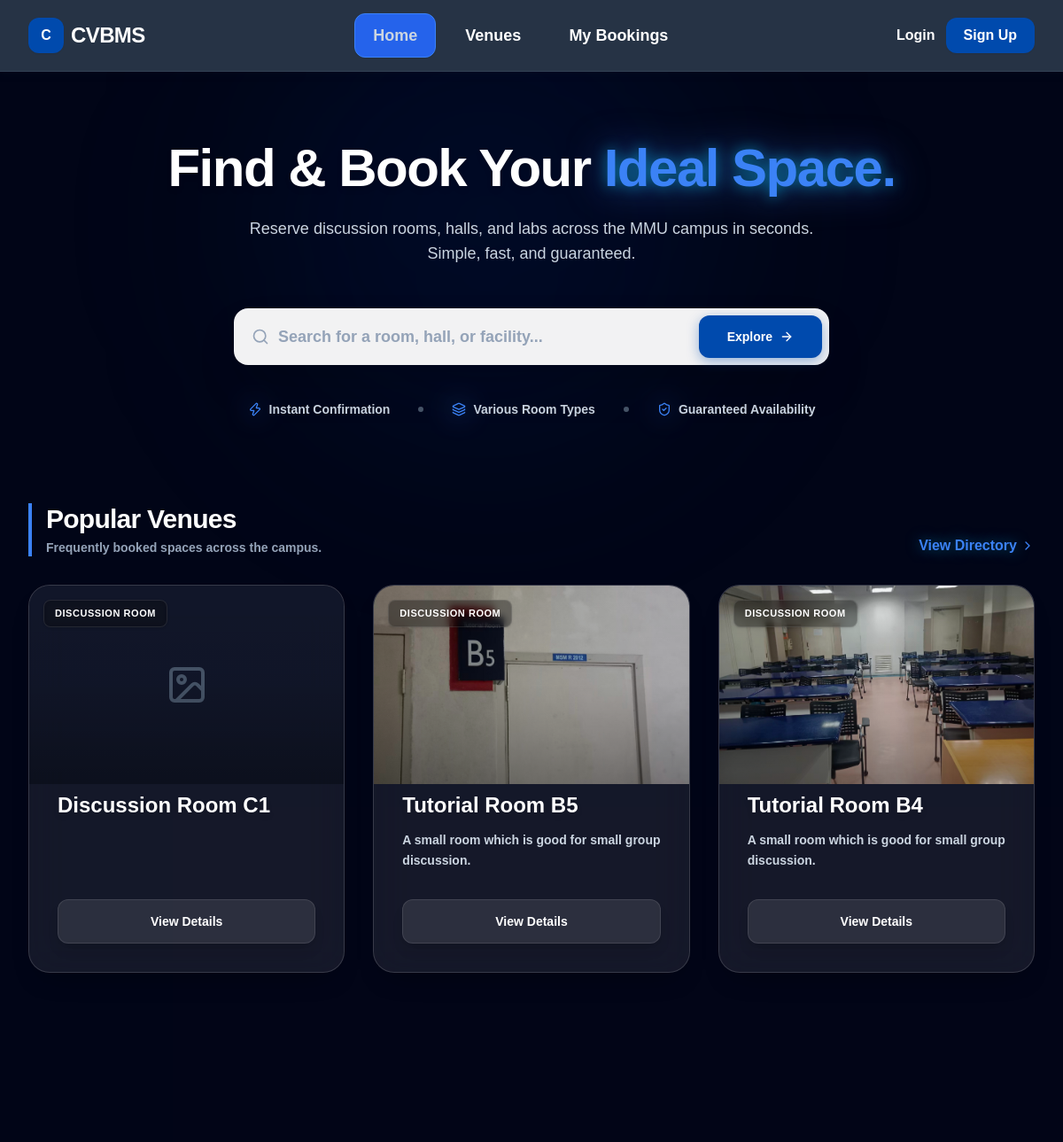
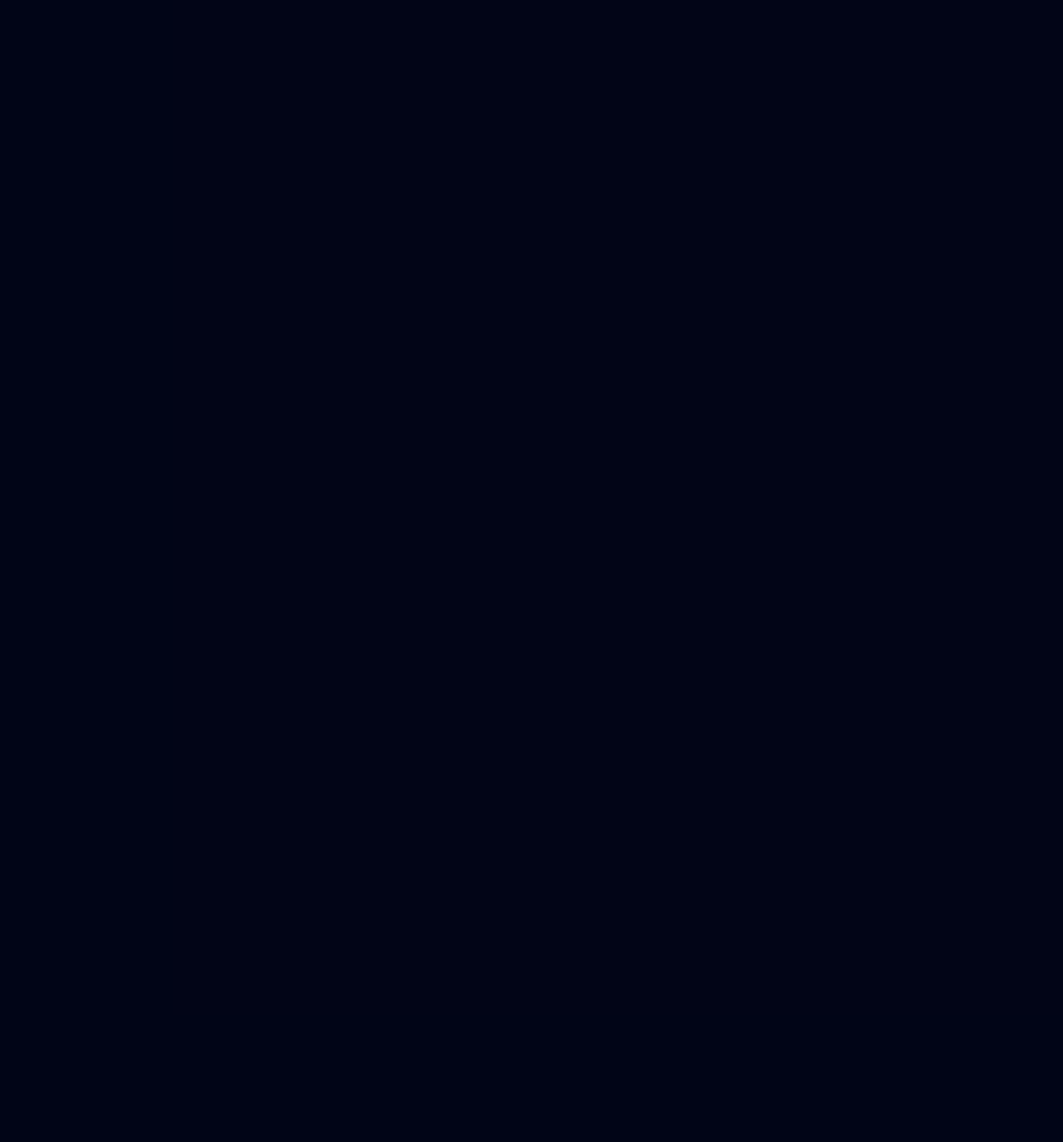
The page /User/homepage.php on the database its author committed (2 pictures, top to bottom).
### tables this page shows
CREATE TABLE `venue` (
  `vid` varchar(10) NOT NULL,
  `vname` varchar(100) NOT NULL,
  `vcid` int(11) NOT NULL,
  `max_cap` int(10) UNSIGNED NOT NULL,
  `deposit` decimal(10,2) UNSIGNED NOT NULL,
  `status` enum('available','maintenance','closed') NOT NULL DEFAULT 'available',
  `description` text NOT NULL
);

CREATE TABLE `vcategory` (
  `vcid` int(11) NOT NULL,
  `category` varchar(50) NOT NULL,
  `description` text NOT NULL
);

### User/homepage.php (the view, shortened to what this page needs)
<?php
require_once __DIR__ . '/../config/db.php';
$sql = "SELECT v.vid, v.vname, v.vcid, v.description,
               vc.category,
               MIN(vp.pic) AS pic
        FROM venue v
        LEFT JOIN vcategory vc ON v.vcid = vc.vcid
        LEFT JOIN vpic vp ON v.vid = vp.vid
        GROUP BY v.vid, v.vname, v.vcid, v.description, vc.category
        LIMIT 3";
$result = $conn->query($sql);
require_once __DIR__ . '/../includes/user_header.php';
require_once __DIR__ . '/../includes/user_navbar.php';
?>
<section class="relative min-h-screen overflow-hidden text-slate-100 -mt-16 pt-32 pb-20">
    <div class="fixed inset-0 z-0">
        <img src="https://images.unsplash.com/photo-1522202176988-66273c2fd55f?auto=format&fit=crop&q=80" alt="Campus" class="w-full h-full object-cover">
        <div class="absolute inset-0 bg-slate-950/65"></div>
        <div class="absolute bottom-0 right-1/4 w-[400px] h-[400px] bg-mmu-glow/8 rounded-full filter blur-[100px] pointer-events-none"></div>
    </div>
    <div class="relative z-10 w-full pt-24">
        <div class="max-w-4xl mx-auto text-center px-4 mb-24">
            <h1 class="text-5xl md:text-6xl font-extrabold text-white tracking-tight mb-6 drop-shadow-md">
                Find & Book Your <br class="md:hidden"><span class="text-mmu-glow drop-shadow-[0_0_20px_rgba(59,130,246,0.5)]">Ideal Space.</span>
            </h1>
            <p class="text-slate-300 text-base md:text-lg mb-12 max-w-2xl mx-auto font-medium">
                Reserve discussion rooms, halls, and labs across the MMU campus in seconds. Simple, fast, and guaranteed.
            </p>
            <form action="venues.php" method="GET" class="max-w-2xl mx-auto relative group mb-10">
                <div class="absolute inset-y-0 left-0 pl-5 flex items-center pointer-events-none">
                </div>
                <input type="text" name="search" placeholder="Search for a room, hall, or facility..."
                       class="input-glass w-full block pl-12 pr-36 py-4 rounded-2xl text-slate-900 placeholder-slate-400 font-semibold shadow-2xl text-lg">
                <button type="submit" class="absolute inset-y-2 right-2 px-8 bg-mmu-core hover:bg-blue-800 text-white font-bold rounded-xl shadow-[0_4px_14px_0_rgba(0,74,173,0.39)] transition-all text-sm flex items-center gap-2 group-hover:shadow-[0_6px_20px_rgba(0,74,173,0.23)]">
                    Explore <i data-lucide="arrow-right" class="w-4 h-4"></i>
                </button>
            </form>
            <div class="flex flex-wrap justify-center items-center gap-x-8 gap-y-4 text-slate-300 text-sm font-semibold">
                <div class="flex items-center gap-2"><i data-lucide="zap" class="w-4 h-4 text-mmu-glow drop-shadow-[0_0_14px_rgba(59,130,246,0.8)]"></i> Instant Confirmation</div>
                <div class="hidden sm:block w-1.5 h-1.5 rounded-full bg-slate-600"></div>
                <div class="flex items-center gap-2"><i data-lucide="layers" class="w-4 h-4 text-mmu-glow drop-shadow-[0_0_14px_rgba(59,130,246,0.8)]"></i> Various Room Types</div>
                <div class="hidden sm:block w-1.5 h-1.5 rounded-full bg-slate-600"></div>
                <div class="flex items-center gap-2"><i data-lucide="shield-check" class="w-4 h-4 text-mmu-glow drop-shadow-[0_0_14px_rgba(59,130,246,0.8)]"></i> Guaranteed Availability</div>
            </div>
        </div>
        <div class="max-w-7xl mx-auto px-4 sm:px-6 lg:px-8">
            <div class="flex justify-between items-end mb-8 pl-4 border-l-4 border-mmu-glow">
                <div>
                    <h2 class="text-3xl font-extrabold text-white tracking-tight">Popular Venues</h2>
                    <p class="text-slate-400 text-sm mt-1">Frequently booked spaces across the campus.</p>
                </div>
                <a href="venues.php" class="text-mmu-glow font-bold hover:text-white transition-colors flex items-center gap-1">
                    View Directory <i data-lucide="chevron-right" class="w-4 h-4"></i>
                </a>
            </div>
            <div class="grid grid-cols-1 md:grid-cols-3 gap-8">
                <?php if ($result && $result->num_rows > 0): ?>
                    <?php while($row = $result->fetch_assoc()): ?>
                        <div class="glass-panel venue-card rounded-3xl overflow-hidden hover-lift flex flex-col group">
                            <div class="h-56 bg-slate-900/60 relative overflow-hidden flex items-center justify-center">
                                <?php if(!empty($row['pic'])): ?>
                                    <img src="../uploads/venues/<?php echo htmlspecialchars($row['pic']); ?>" alt="Venue" class="w-full h-full object-cover opacity-95 group-hover:opacity-100 group-hover:scale-105 transition-all duration-700">
                                <?php else: ?>
                                    <i data-lucide="image" class="w-12 h-12 text-slate-600"></i>
                                <?php endif; ?>
                                <div class="absolute inset-0 bg-gradient-to-t from-black/30 via-black/5 to-transparent"></div>
                                <div class="absolute top-4 left-4 bg-black/35 backdrop-blur-sm border border-white/10 text-[11px] font-bold px-3 py-1.5 rounded-lg text-white uppercase tracking-wider shadow">
                                    <?php echo htmlspecialchars($row['category'] ?? 'Standard'); ?>
                                </div>
                            </div>
                            <div class="p-8 flex-1 flex flex-col relative z-10 -mt-6">
                                <h3 class="text-2xl font-bold text-white mb-3 truncate group-hover:text-mmu-glow transition-colors drop-shadow-md">
                                    <?php echo htmlspecialchars($row['vname']); ?>
                                </h3>
                                <p class="text-slate-300 text-sm mb-8 flex-1 line-clamp-2 leading-relaxed">
                                    <?php echo htmlspecialchars($row['description'] ?? 'No topological description provided for this structural asset.'); ?>
                                </p>
                                <a href="venue_details.php?vid=<?php echo urlencode($row['vid']); ?>"
                                   class="block w-full text-center py-3.5 bg-white/10 hover:bg-mmu-core text-white text-sm font-bold rounded-xl border border-white/10 hover:border-mmu-core transition-all shadow-lg hover:shadow-[0_4px_20px_rgba(0,74,173,0.5)]">
                                    View Details
                                </a>
                            </div>
                        </div>
                    <?php endwhile; ?>
                <?php endif; ?>
            </div>
        </div>
    </div>
</section>
<?php include __DIR__ . '/../includes/user_footer.php'; ?>

### assets/css/user_css.css (style rules this page uses)
:root { font-size: 100%; }
html, body { background-color: #ffffff !important; }
body.user-dark-theme { background-color: #020617 !important; color: #e5e7eb; }
html, body, body *, button, input, select, textarea { font-family: "Century Gothic", CenturyGothic, "Century", "Century Schoolbook", Arial, sans-serif !important; font-weight: 700; }
body { margin: 0; font-family: "Century Gothic", CenturyGothic, "Century", "Century Schoolbook", Arial, sans-serif !important; font-weight: 700; background-color: #ffffff; color: #0f172a; }
.grid { display: grid; grid-template-columns: repeat(auto-fit, minmax(250px, 1fr)); gap: 20px; }
.text-mmu-glow { color: #00d4ff; text-shadow: 0 0 15px rgba(0, 212, 255, 0.5); }
.glass-panel { background: rgba(255, 255, 255, 0.08); backdrop-filter: blur(20px); border: 1px solid rgba(255, 255, 255, 0.15); box-shadow: 0 25px 50px -12px rgba(0, 0, 0, 0.5); }
.input-glass { background: rgba(255, 255, 255, 0.95); border: 2px solid transparent; transition: all 0.3s ease; color: #1e293b; width: 100%; padding: 12px 40px 12px 16px; border-radius: 12px; font-weight: bold; }
.glass-panel { background: rgba(255, 255, 255, 0.08); backdrop-filter: blur(20px); -webkit-backdrop-filter: blur(20px); border: 1px solid rgba(255, 255, 255, 0.15); box-shadow: 0 25px 50px -12px rgba(0, 0, 0, 0.5); }
html { scroll-behavior: smooth; }
.glass-panel { background: rgba(255, 255, 255, 0.05); backdrop-filter: blur(24px); -webkit-backdrop-filter: blur(24px); border: 1px solid rgba(255, 255, 255, 0.1); box-shadow: 0 25px 50px -12px rgba(0, 0, 0, 0.5); }
.input-glass { background: rgba(255, 255, 255, 0.95); border: 2px solid transparent; transition: all 0.3s cubic-bezier(0.4, 0, 0.2, 1); }
.hover-lift { transition: transform 0.4s cubic-bezier(0.4, 0, 0.2, 1), box-shadow 0.4s ease, border-color 0.4s ease; }
.glass-panel { background: rgba(255, 255, 255, 0.05); backdrop-filter: blur(20px); border: 1px solid rgba(255, 255, 255, 0.1); }
.input-glass { background: rgba(255, 255, 255, 0.95); border: 2px solid transparent; transition: all 0.3s; }
body { background: #020617; }
.venue-card.glass-panel { background: rgba(255, 255, 255, 0.08); box-shadow: 0 16px 32px -18px rgba(0, 0, 0, 0.45); }

### rows shown on the page
venue: vcid.category "DISCUSSION ROOM", vname "Discussion Room C1"
venue: shows a picture, vcid.category "DISCUSSION ROOM", vname "Tutorial Room B5", description "A small room which is good for small group discussion."
venue: shows a picture, vcid.category "DISCUSSION ROOM", vname "Tutorial Room B4", description "A small room which is good for small group discussion."
